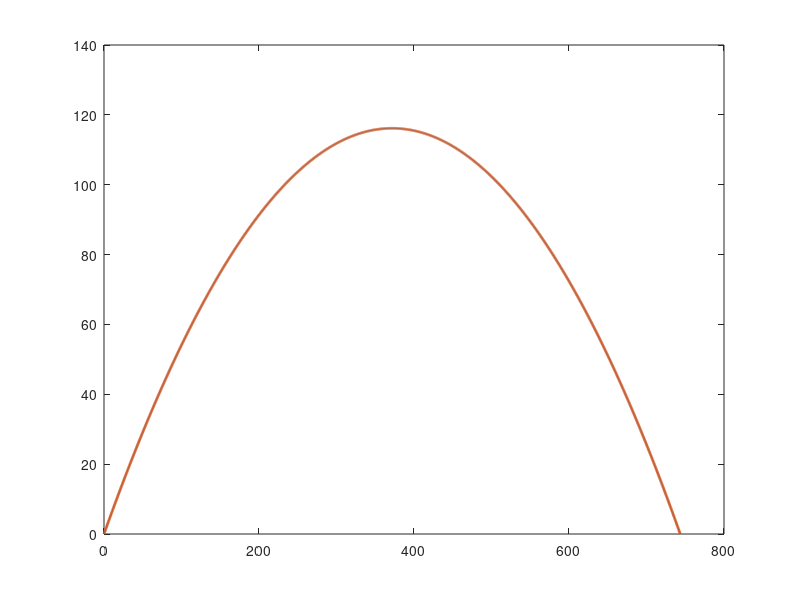

Here is the MATLAB script that generated this plot: (Note: this script raises an error after producing the figure.)
% Anush Rathod
% 01/12/2021
% ECE 202, Project 2, Phase 1
% Hitting a home run, with air resistance
% Phase 1 - Comparing the analytical solution to the numeric, without drag

clear; clf;

% ------- Given Information -------

v0mph = 112; % exit velocity in mph
phi0deg = 32;    % launch angle in degrees

x0 = 0; y0 = 0; % starting position coordinates for the ball

g = 10; % gravitational constant, in m/s

% ------- Setting up variables -------

mph2mps = 5280 * 12 * 2.54 / 100 / 3600;   % mph to m/s conversion
deg2rad = pi()/180;   % degrees to radians

v0 = v0mph * mph2mps;
phi0 = phi0deg * deg2rad;

v0x = v0*cos(phi0);   % x-component of v0
v0y = v0*sin(phi0);   % y-component of v0

% ----- compute some useful characteristics of trajectory -----

tH = v0y/g;    % time to reach max. height
tLand = 2*tH;   % time to land (time of flight)

H = tH * v0y/2;   % max. height
R = v0x * tLand ;  % range

m2ft = 3.3; % constant to convert from m to ft

R_ft = R*m2ft;    % ROUGH conversion from m to ft


% ----- set up a time array, compute x(t), y(t) analytically -----

tmin = 0; tmax = tLand; 
N = 2000;   % intervals

t = linspace(tmin, tmax, N+1);   % time array, connects x(t) with y(t)

% ------ Analytical Solution -------

xt = (x0 + v0x*t)*m2ft; % finding xt and converting to ft
yt = (y0 + v0y*t - (1/2)*g*t.^2)*m2ft;  % finding yt and converting to ft


% ------ Numerical Solution -------

m  = 0.145; % mass of baseball, in kg

dt = (tmax-tmin)/N;
y = zeros(1, N+1);   % initialize y(t)

x(1) = x0;
y(1) = y0;
vx = v0x;
vy = v0y;

for n = 1:N
    Fnet_x = 0;
    ax = Fnet_x/m;
    x(n+1) = x(n) + vx*dt + (1/2)*ax*dt^2;
    vx = vx + ax*dt;
    
    Fnet_y = -m*g;
    ay = Fnet_y/m;
    y(n+1) = y(n) + vy*dt + (1/2)*ay*dt^2; 
    vy = vy + ay*dt;
end

x_ft = x*m2ft; % converting x(t) to feet
y_ft = y*m2ft; % converting y(t) to feet

% ------ checks -------

checkSum_x = sum(abs(x_ft-xt))
checkSum_y = sum(abs(y_ft-yt))

% -------- plotting graph ---------

plot(xt, yt, x_ft, y_ft, 'LineWidth', 2)
ylim([0 140])
ax = gca; ax.FontSize = 15; ax.GridAlpha = 0.5;

xlabel('x (ft)', 'FontSize', 18)   % *** use ft for Project 2 ***
ylabel('y (ft)', 'FontSize', 18)

title({'ECE 202, Project 2, Phase 1, Trajectory of a baseball', ...
    'no drag, analytic vs. numeric solution'}, 'FontSize', 22)

legend({'analytic (behind numeric)', 'numeric'}, ...
    'FontSize', 18)

grid on

